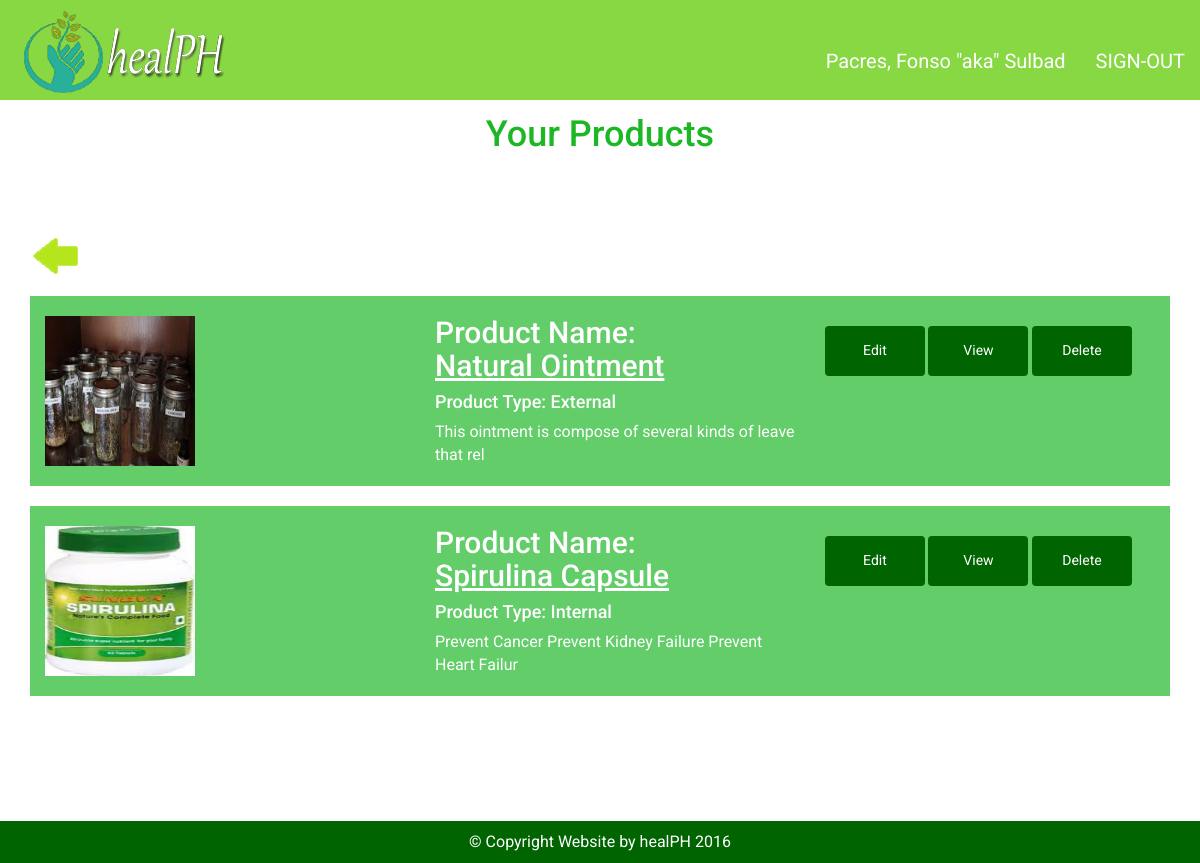
The app's page /healerPages/viewProducts.php (signed in) with its own data.
### tables this page shows
CREATE TABLE IF NOT EXISTS `product` (
  `PRODUCT_ID` int(11) NOT NULL AUTO_INCREMENT,
  `PRODTYPE_ID` int(11) NOT NULL,
  `ACCT_ID` int(11) NOT NULL,
  `DESCRIPTION` varchar(60) NOT NULL,
  `RATE` decimal(5,1) NOT NULL,
  `NAME` varchar(60) NOT NULL,
  `QUANTITY` int(11) NOT NULL,
  `PRICE` decimal(10,2) NOT NULL,
  `UNIT` int(11) NOT NULL,
  `STATUS` varchar(20) NOT NULL DEFAULT 'ACTIVE',
  `PICTURE` varchar(60) NOT NULL,
  PRIMARY KEY (`PRODUCT_ID`)
);

CREATE TABLE IF NOT EXISTS `product_type` (
  `PRODTYPE_ID` int(11) NOT NULL AUTO_INCREMENT,
  `PRODTYPE` varchar(30) NOT NULL,
  PRIMARY KEY (`PRODTYPE_ID`)
);

### queries/getproduct.php (the view, shortened to what this page needs)
<?php
	require_once 'connection.php';
	$accountid = $_SESSION['USERID'];
	$sql = "SELECT T.PRODTYPE_ID, T.PRODTYPE, P.PRODUCT_ID, P.PRODTYPE_ID, P.NAME, P.ACCT_ID, P.DESCRIPTION, P.RATE, P.STATUS, P.PICTURE FROM product_type AS T INNER JOIN product AS P ON T.PRODTYPE_ID = P.PRODTYPE_ID WHERE P.ACCT_ID = '$accountid' AND P.STATUS = 'ACTIVE' ORDER BY P.PRODUCT_ID DESC";
	$retrieve = $conn->query($sql)->fetchAll();
	if(count($retrieve)>0) {
		foreach($retrieve as $row) {
			$prodtype = $row['PRODTYPE'];
			$description = $row['DESCRIPTION'];
			$picture = $row['PICTURE'];
			$productid = $row['PRODUCT_ID'];
			$name = $row['NAME'];
?>
			<div class="service-product">
					<div class="container">
							<div class="row">
									<div class="col-md-4 col-sm-4"> <img style="width: 150px; height: 150px;" class="img-responsive wow wobble" src="../images/product/<?php echo $accountid. "/" .$picture; ?>" /><span class="badge badge-notify"><?php echo $notif_count; ?></div>
									<div class="col-md-4 col-sm-4">
											<h2 class="wow fadeIn">Product Name:<br /><span style="text-decoration: underline;"><?php echo $name; ?> </h2>
											<h4 class="wow fadeIn" style="color: #fff;">Product Type: <?php echo $prodtype; ?></h4>
											<p class="wow fadeIn"><?php echo $description; ?></p>
									</div>
									<div class="col-md-4 col-sm-4">
											<a href="../healerPages/editproduct.php?productid=<?php echo $productid; ?>"><button class="btn btn-danger wow bounceInRight hvr-float" type="button">  Edit
																	 </button></a>
											<a href="viewer.php?viewtype=product&viewid=<?php echo $productid; ?>"><button class="btn btn-danger wow bounceInRight hvr-float" type="button">  View
																	</button></a>
											<a href="../queries/deleter.php?q=product&id=<?php echo $productid; ?>"><button class="btn btn-danger wow bounceInRight hvr-float" type="button">  Delete
																	</button></a>
									</div>
							</div>
					</div>
			</div>
			<br />
<?php
		}
	}
?>

### records on screen
product: PICTURE (picture), NAME "Natural Ointment", PRODTYPE_ID.PRODTYPE "External", DESCRIPTION "This ointment is compose of several kinds of leave that rel"
product: PICTURE (picture), NAME "Spirulina Capsule", PRODTYPE_ID.PRODTYPE "Internal", DESCRIPTION "Prevent Cancer Prevent Kidney Failure Prevent Heart Failur"

### other values on screen
$_SESSION['NAME'] "Pacres, Fonso \"aka\" Sulbad"
